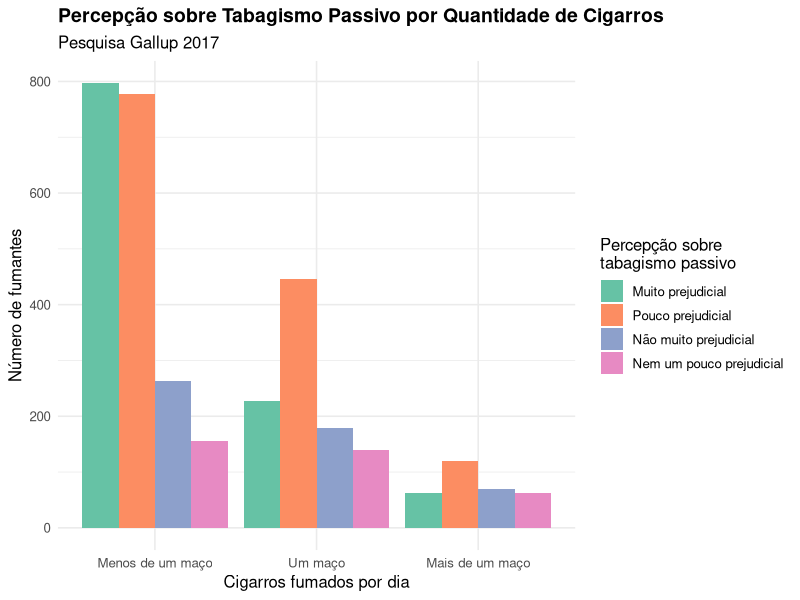

R code for this plot:
## ---- chunk 1
#| label: setup
#| include: false

library(tidyverse)
library(knitr)
library(kableExtra)
## ---- chunk 2
#| label: tbl-fumantes-gallup
#| tbl-cap: "Relação entre percepção de prejuízo do tabagismo passivo e quantidade de cigarros fumados por dia"

# Criar a matriz de dados
dados_fumantes <- matrix(
  c(797, 228, 63,
    777, 446, 120,
    263, 179, 69,
    155, 139, 63),
  nrow = 4,
  byrow = TRUE
)

# Adicionar nomes às linhas e colunas
rownames(dados_fumantes) <- c(
  "Muito prejudicial",
  "Pouco prejudicial",
  "Não muito prejudicial",
  "Nem um pouco prejudicial"
)

colnames(dados_fumantes) <- c(
  "Menos de um maço",
  "Um maço",
  "Mais de um maço"
)

# Calcular totais
totais_linha <- rowSums(dados_fumantes)
totais_coluna <- colSums(dados_fumantes)
total_geral <- sum(dados_fumantes)

# Criar tabela completa com totais
tabela_completa <- cbind(dados_fumantes, Total = totais_linha)
tabela_completa <- rbind(tabela_completa, Total = c(totais_coluna, total_geral))

# Exibir tabela formatada
kable(tabela_completa,
      align = "c",
      caption = NULL) %>%
  kable_styling(
    bootstrap_options = c("striped", "hover", "condensed"),
    full_width = FALSE,
    position = "center"
  ) %>%
  add_header_above(c(" " = 1, "Cigarros por dia" = 3, " " = 1)) %>%
  row_spec(0, bold = TRUE, background = "#f0f0f0") %>%
  row_spec(5, bold = TRUE, background = "#e0e0e0") %>%
  column_spec(1, bold = TRUE, background = "#f9f9f9") %>%
  column_spec(5, bold = TRUE, background = "#f0f0f0")
## ---- chunk 3
#| label: calculo-25-20

# Total de fumantes que fumam mais de um maço por dia
mais_um_maco <- sum(dados_fumantes[, "Mais de um maço"])

# Total de fumantes na amostra
total_fumantes <- total_geral

# Percentual
percentual_mais_um_maco <- (mais_um_maco / total_fumantes) * 100

cat("Total de fumantes que fumam mais de um maço por dia:", mais_um_maco, "\n")
cat("Total de fumantes na amostra:", total_fumantes, "\n")
cat("Percentual:", round(percentual_mais_um_maco, 2), "%\n")
## ---- chunk 4
#| label: calculo-25-21

# Total de fumantes que consideram muito prejudicial
muito_prejudicial <- sum(dados_fumantes["Muito prejudicial", ])

# Percentual
percentual_muito_prejudicial <- (muito_prejudicial / total_fumantes) * 100

cat("Total de fumantes que consideram muito prejudicial:", muito_prejudicial, "\n")
cat("Total de fumantes na amostra:", total_fumantes, "\n")
cat("Percentual:", round(percentual_muito_prejudicial, 2), "%\n")
## ---- chunk 5
#| label: fig-analise-descritiva
#| fig-cap: "Distribuição das percepções sobre tabagismo passivo por quantidade de cigarros fumados"
#| fig-width: 10
#| fig-height: 6

# Converter para data frame para visualização
df_fumantes <- as.data.frame(dados_fumantes) %>%
  rownames_to_column("Percepcao") %>%
  pivot_longer(
    cols = -Percepcao,
    names_to = "Cigarros_por_dia",
    values_to = "Frequencia"
  ) %>%
  mutate(
    Percepcao = factor(Percepcao, levels = c(
      "Muito prejudicial",
      "Pouco prejudicial",
      "Não muito prejudicial",
      "Nem um pouco prejudicial"
    )),
    Cigarros_por_dia = factor(Cigarros_por_dia, levels = c(
      "Menos de um maço",
      "Um maço",
      "Mais de um maço"
    ))
  )

# Gráfico de barras agrupadas
ggplot(df_fumantes, aes(x = Cigarros_por_dia, y = Frequencia, fill = Percepcao)) +
  geom_bar(stat = "identity", position = "dodge") +
  labs(
    title = "Percepção sobre Tabagismo Passivo por Quantidade de Cigarros",
    subtitle = "Pesquisa Gallup 2017",
    x = "Cigarros fumados por dia",
    y = "Número de fumantes",
    fill = "Percepção sobre\ntabagismo passivo"
  ) +
  theme_minimal(base_size = 12) +
  scale_fill_brewer(palette = "Set2") +
  theme(
    legend.position = "right",
    plot.title = element_text(face = "bold", size = 14),
    axis.text.x = element_text(angle = 0, hjust = 0.5)
  )
## ---- chunk 6
#| label: tbl-percentuais
#| tbl-cap: "Distribuição percentual por categoria"

# Calcular percentuais por coluna
percentuais_coluna <- prop.table(dados_fumantes, margin = 2) * 100

# Calcular percentuais por linha
percentuais_linha <- prop.table(dados_fumantes, margin = 1) * 100

# Tabela de percentuais por coluna
kable(
  round(percentuais_coluna, 2),
  align = "c",
  caption = "Percentuais por quantidade de cigarros (percentual da coluna)"
) %>%
  kable_styling(
    bootstrap_options = c("striped", "hover", "condensed"),
    full_width = FALSE
  ) %>%
  add_header_above(c(" " = 1, "Cigarros por dia" = 3))
## ---- chunk 7
#| label: tbl-percentuais-linha
#| tbl-cap: "Percentuais por percepção de prejuízo (percentual da linha)"

kable(
  round(percentuais_linha, 2),
  align = "c"
) %>%
  kable_styling(
    bootstrap_options = c("striped", "hover", "condensed"),
    full_width = FALSE
  ) %>%
  add_header_above(c(" " = 1, "Cigarros por dia" = 3))
## ---- chunk 8
#| label: resumo-estatistico

# Resumo das frequências
cat("RESUMO GERAL\n")
cat("============\n\n")

cat("Total de fumantes na amostra:", total_geral, "\n\n")

cat("Distribuição por quantidade de cigarros:\n")
for (i in 1:length(totais_coluna)) {
  cat(sprintf("  %s: %d (%.2f%%)\n", 
              names(totais_coluna)[i], 
              totais_coluna[i],
              (totais_coluna[i]/total_geral)*100))
}

cat("\nDistribuição por percepção:\n")
for (i in 1:length(totais_linha)) {
  cat(sprintf("  %s: %d (%.2f%%)\n", 
              names(totais_linha)[i], 
              totais_linha[i],
              (totais_linha[i]/total_geral)*100))
}
